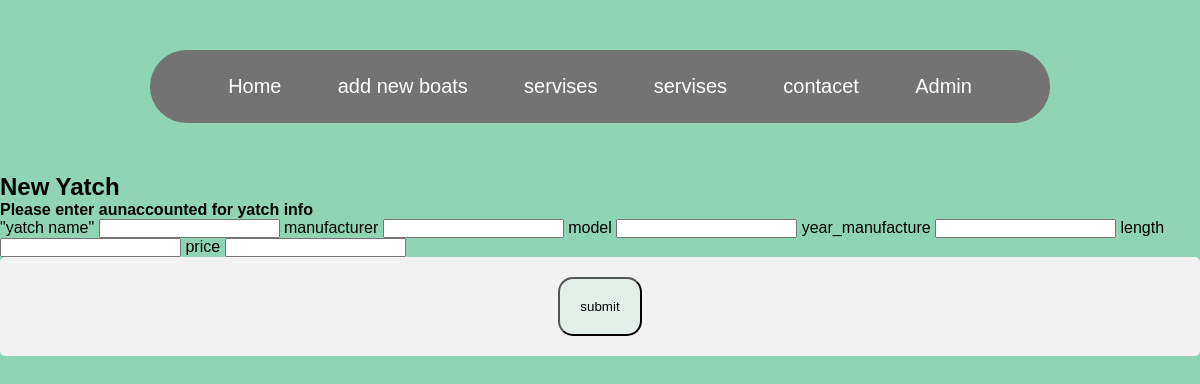
Before: /edit/6 with the older database file.
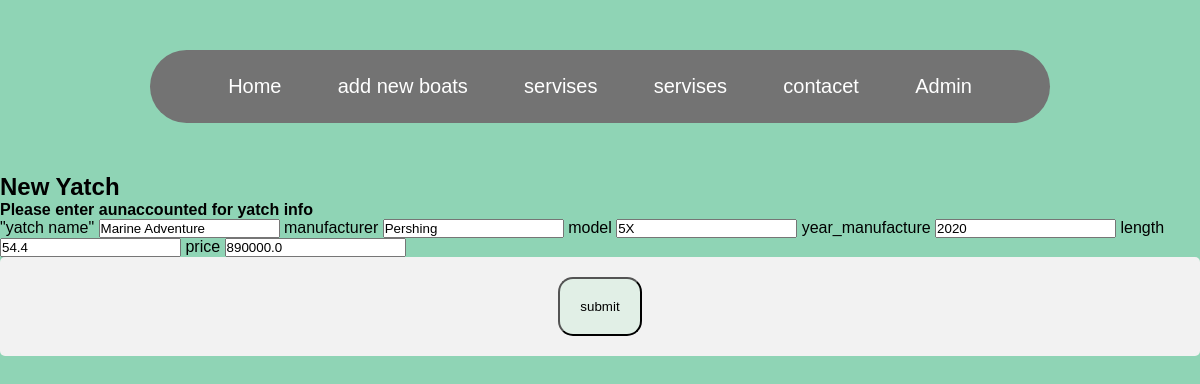
After: the same page with the newer database file.
### tables this page shows
CREATE TABLE yachts (
    id INTEGER PRIMARY KEY AUTOINCREMENT,
    yatch_name TEXT NOT NULL,
    manufacturer TEXT NOT NULL,
    model TEXT NOT NULL,
    year_manufacture INTEGER,
    length FLOAT,
    price FLOAT
);

### app.py (the view, shortened to what this page needs)
@app.route('/edit/<int:id>', methods=('GET', 'POST'))
def edit_user(id):
    conn = get_db_connection()
    yatch = conn.execute('SELECT * FROM yachts  where id = ?',(id,)).fetchone()
    print(id)
    return render_template('update.html', yatch = yatch)

### app.py (called while the page is built)
def get_db_connection():
    conn = sqlite3.connect('Yatchs.db')
    conn.row_factory = sqlite3.Row
    return conn

### templates/update.html (shortened to what this page needs)
{% extends 'home.html' %}
{% block header %}
<head>
</head>
<body>
    <h2 class="homeHeader">New Yatch</h2>
    <h4 class="homeDetails">Please enter aunaccounted for yatch info</h4>
{% endblock %}
{% block content %}
<form method="post">
    <label for="yatch_name">"yatch name"</label>
    <input type="text" name ="yatch_name" id="yatch_name" value="{{yatch.yatch_name}}" required >
    <label for="manufacturer">manufacturer</label>
    <input type="text" name="manufacturer" id="manufacturer" value="{{yatch.manufacturer}}" required>
    <label for="model">model</label>
    <input type="text" name="model" id="model" value="{{yatch.model}}" required>
    <label for="year_manufacture">year_manufacture</label>
    <input type="Integer" name="year_manufacture" id="year_manufacture" value="{{yatch.year_manufacture}}">
    <label for="length">length</label>
    <input type="Integer" name="length" id="length" value="{{yatch.length}}">
    <label for="price">price</label>
    <input type="Integer" name="price" id="price" value="{{yatch.price}}">
    <div class="center">
        <button type="submit">submit</button>
    </div>
</form>
{% endblock %}

Changed rows visible on the page:
added yachts: yatch_name "Marine Adventure", manufacturer "Pershing", model "5X", year_manufacture "2020", length "54.4", price "890000.0"
